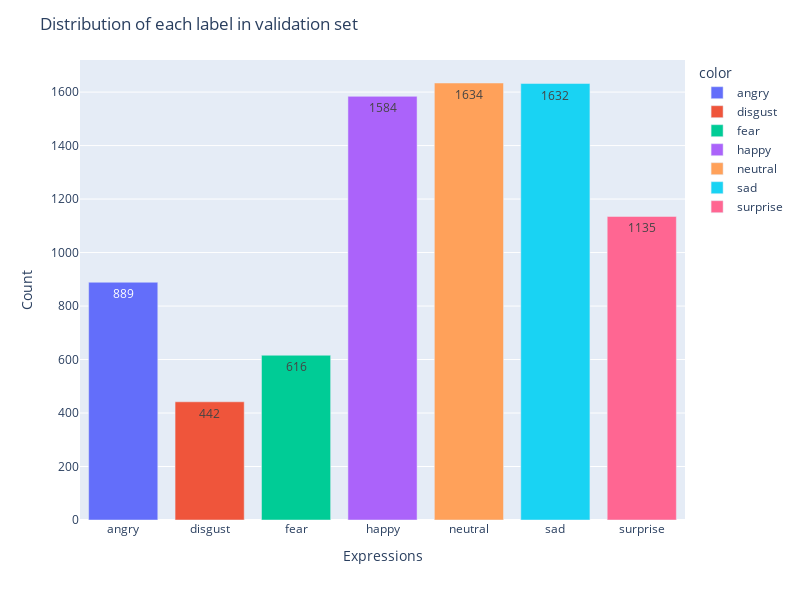

Source (notebook cell):
### Code cell
labels = ["angry", "disgust", "fear", "happy", "neutral", "sad", "surprise"]
fig = px.bar(x=labels, y=class_count_in_validation_set, color=labels)

fig.update_layout(
    title="Distribution of each label in validation set",
    xaxis_title="Expressions",
    yaxis_title="Count",
    height=600,
    width=800,
)

fig.update_traces(texttemplate="%{y}", textposition="inside")

fig.show()

### Figure 1 — Plotly figure (JSON) as saved in the notebook; plotly's stock layout.template omitted (floating-point values rounded to 4 significant figures)
{"data": [{"alignmentgroup": "True", "hovertemplate": "color=angry<br>x=%{x}<br>y=%{y}<extra></extra>", "legendgroup": "angry", "marker": {"color": "#636efa", "pattern": {"shape": ""}}, "name": "angry", "offsetgroup": "angry", "orientation": "v", "showlegend": true, "textposition": "inside", "texttemplate": "%{y}", "type": "bar", "x": ["angry"], "xaxis": "x", "y": [889], "yaxis": "y"}, {"alignmentgroup": "True", "hovertemplate": "color=disgust<br>x=%{x}<br>y=%{y}<extra></extra>", "legendgroup": "disgust", "marker": {"color": "#EF553B", "pattern": {"shape": ""}}, "name": "disgust", "offsetgroup": "disgust", "orientation": "v", "showlegend": true, "textposition": "inside", "texttemplate": "%{y}", "type": "bar", "x": ["disgust"], "xaxis": "x", "y": [442], "yaxis": "y"}, {"alignmentgroup": "True", "hovertemplate": "color=fear<br>x=%{x}<br>y=%{y}<extra></extra>", "legendgroup": "fear", "marker": {"color": "#00cc96", "pattern": {"shape": ""}}, "name": "fear", "offsetgroup": "fear", "orientation": "v", "showlegend": true, "textposition": "inside", "texttemplate": "%{y}", "type": "bar", "x": ["fear"], "xaxis": "x", "y": [616], "yaxis": "y"}, {"alignmentgroup": "True", "hovertemplate": "color=happy<br>x=%{x}<br>y=%{y}<extra></extra>", "legendgroup": "happy", "marker": {"color": "#ab63fa", "pattern": {"shape": ""}}, "name": "happy", "offsetgroup": "happy", "orientation": "v", "showlegend": true, "textposition": "inside", "texttemplate": "%{y}", "type": "bar", "x": ["happy"], "xaxis": "x", "y": [1584], "yaxis": "y"}, {"alignmentgroup": "True", "hovertemplate": "color=neutral<br>x=%{x}<br>y=%{y}<extra></extra>", "legendgroup": "neutral", "marker": {"color": "#FFA15A", "pattern": {"shape": ""}}, "name": "neutral", "offsetgroup": "neutral", "orientation": "v", "showlegend": true, "textposition": "inside", "texttemplate": "%{y}", "type": "bar", "x": ["neutral"], "xaxis": "x", "y": [1634], "yaxis": "y"}, {"alignmentgroup": "True", "hovertemplate": "color=sad<br>x=%{x}<br>y=%{y}<extra></extra>", "legendgroup": "sad", "marker": {"color": "#19d3f3", "pattern": {"shape": ""}}, "name": "sad", "offsetgroup": "sad", "orientation": "v", "showlegend": true, "textposition": "inside", "texttemplate": "%{y}", "type": "bar", "x": ["sad"], "xaxis": "x", "y": [1632], "yaxis": "y"}, {"alignmentgroup": "True", "hovertemplate": "color=surprise<br>x=%{x}<br>y=%{y}<extra></extra>", "legendgroup": "surprise", "marker": {"color": "#FF6692", "pattern": {"shape": ""}}, "name": "surprise", "offsetgroup": "surprise", "orientation": "v", "showlegend": true, "textposition": "inside", "texttemplate": "%{y}", "type": "bar", "x": ["surprise"], "xaxis": "x", "y": [1135], "yaxis": "y"}], "layout": {"barmode": "relative", "height": 600, "legend": {"title": {"text": "color"}, "tracegroupgap": 0}, "margin": {"t": 60}, "title": {"text": "Distribution of each label in validation set"}, "width": 800, "xaxis": {"anchor": "y", "domain": [0, 1], "title": {"text": "Expressions"}}, "yaxis": {"anchor": "x", "domain": [0, 1], "title": {"text": "Count"}}}}
